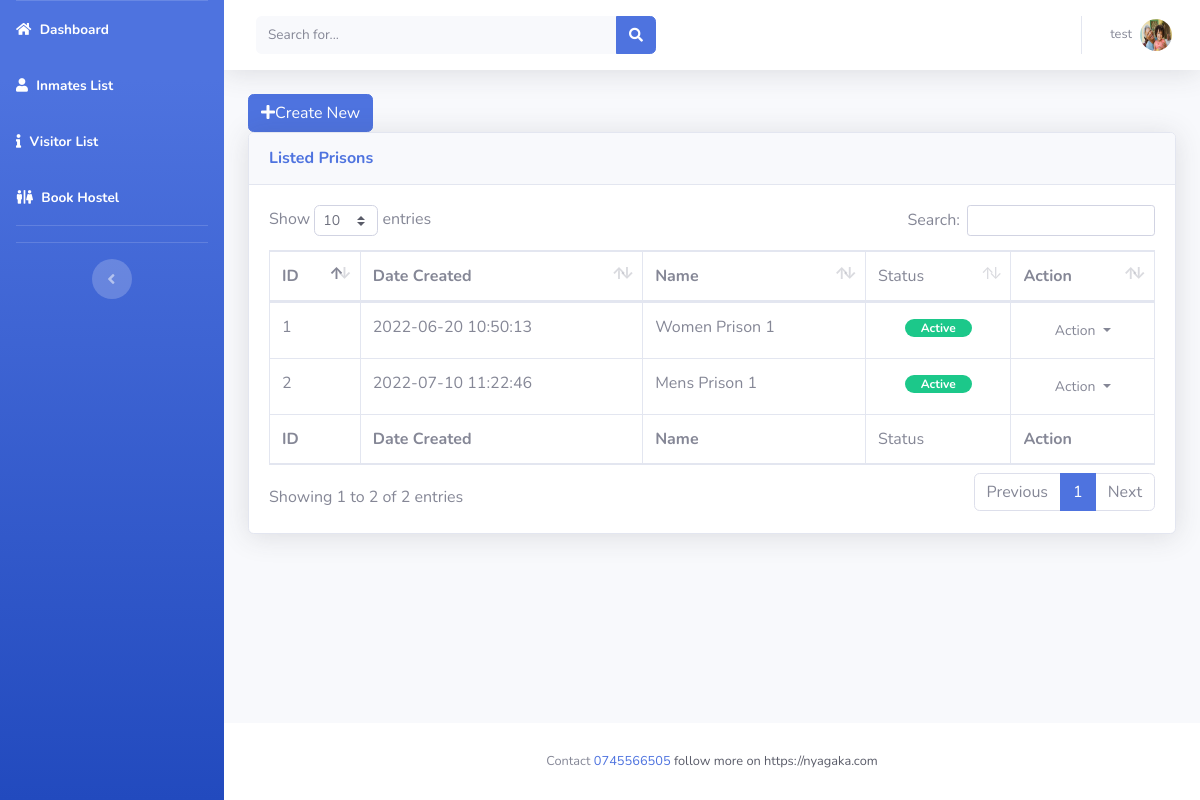
Screenshot of /manage-prisons.php (signed in) with the database file from the repository.
### tables this page shows
CREATE TABLE `users` (
  `id` int(11) NOT NULL,
  `fname` varchar(20) NOT NULL,
  `mname` varchar(20) NOT NULL,
  `lname` varchar(20) NOT NULL,
  `username` varchar(50) NOT NULL,
  `email` varchar(50) NOT NULL,
  `contact` varchar(50) NOT NULL,
  `password` varchar(50) NOT NULL,
  `creationdate` timestamp NOT NULL DEFAULT current_timestamp(),
  `status` int(11) NOT NULL,
  `profilepic` varchar(50) NOT NULL
);

CREATE TABLE `prisons` (
  `prison_id` int(11) NOT NULL,
  `pname` varchar(20) NOT NULL,
  `type` varchar(20) NOT NULL,
  `status` int(11) NOT NULL,
  `date_updated` datetime DEFAULT current_timestamp()
);

### manage-prisons.php (the view, shortened to what this page needs)
<?php
include('includes/config.php');
if (strlen($_SESSION['alogin']) == 0) {
    header('location: login.php');
}
else {
?>
<!DOCTYPE html>
<html lang="en">
<head>
    <link href="vendor/fontawesome-free/css/all.min.css" rel="stylesheet" type="text/css">
    <link href="css/sb-admin-2.min.css" rel="stylesheet">
    <link href="vendor/datatables/dataTables.bootstrap4.min.css" rel="stylesheet">
</head>
<body id="page-top">
    <div id="wrapper">
        <?php include "includes/sidebar.php"; ?>
        <div id="content-wrapper" class="d-flex flex-column">
            <div id="content">
                <?php include "includes/header.php"; ?>
                <div class="container-fluid">
                    <a href="add-prison.php" id="create_new" align="right" class="btn btn-flat btn-primary"><span class="fas fa-plus"></span>Create New</a>
                    <div class="card shadow mb-4">
                        <div class="card-header py-3">
                           <h6 class="m-0 font-weight-bold text-primary">Listed Prisons</h6>
                        </div>
                        <div class="card-body">
                            <div class="table-responsive">
                                <table class="table table-bordered" id="dataTable" width="100%" cellspacing="0">
                                    <thead>
                                    <tr>
                                    <th>ID</th>
                                    <th>Date Created</th>
                                        <th>Name</th>
                                        <td>Status</td>
                                        <th>Action</th>
                                    </tr>
                                    </thead>
                                    <tfoot>
                                    <tr>
                                        <th>ID</th>
                                        <th>Date Created</th>
                                        <th>Name</th>
                                        <td>Status</td>
                                        <th>Action</th>
                                    </tr>
                                    </tfoot>
                                    <tbody>
                                    <?php
                                    $sql = "SELECT prisons.* FROM prisons WHERE `status`=1";
                                        $query = $dbh->prepare($sql);
                                        $query->execute();
                                        $results = $query->fetchAll(PDO::FETCH_OBJ);
                                        $cnt = 1;
                                        if ($query->rowCount() > 0) {
                                            foreach ($results as $result) {
                                             ?>
                                    <tr>
                                    <td><?php echo htmlentities($cnt); ?></td>
                                    <td><?php echo htmlentities($result->date_updated); ?></td>
                                    <td><?php echo htmlentities($result->pname); ?></td>
                                    <td class="text-center">
                                <?php if($result->status == 1): ?>
                                    <span class="badge badge-success px-3 rounded-pill">Active</span>
                                <?php else: ?>
                                    <span class="badge badge-danger px-3 rounded-pill">Inactive</span>
                                <?php endif; ?>
                            </td>
                            <td align="center">
								 <button type="button" class="btn btn-flat p-1 btn-default btn-sm dropdown-toggle dropdown-icon" data-toggle="dropdown">
				                  		Action
				                  </button>
							</td>
                                    </tr>
                                    <?php $cnt = $cnt + 1;
                                            }
                                        } ?>
                                    </tbody>
                                </table>
                            </div>
                        </div>
                    </div>
                </div>
            </div>
            <?php include "includes/footer.php"; ?>
        </div>
    </div>
</body>
</html>
<?php } ?>

### includes/header.php (shortened to what this page needs)
<nav class="navbar navbar-expand navbar-light bg-white topbar mb-4 static-top shadow">
    <form class="d-none d-sm-inline-block form-inline mr-auto ml-md-3 my-2 my-md-0 mw-100 navbar-search">
        <div class="input-group">
            <input type="text" class="form-control bg-light border-0 small" placeholder="Search for..."
                   aria-label="Search" aria-describedby="basic-addon2">
            <div class="input-group-append">
                <button class="btn btn-primary" type="button">
                    <i class="fas fa-search fa-sm"></i>
                </button>
            </div>
        </div>
    </form>
    <ul class="navbar-nav ml-auto">
        <li class="nav-item dropdown no-arrow">
            <a class="nav-link dropdown-toggle" href="#" id="userDropdown" role="button"
               data-toggle="dropdown" aria-haspopup="true" aria-expanded="false">
                <span class="mr-2 d-none d-lg-inline text-gray-600 small">
                    <?php
                    $email = $_SESSION['alogin'];
                    $sql2 = "SELECT users.* FROM `users` WHERE `email`=:email and status=1 ;";
                    $query = $dbh->prepare($sql2);
                    $query->bindParam(':email', $email, PDO::PARAM_STR);
                    $query->execute();
                    $results = $query->fetchAll(PDO::FETCH_OBJ);
                    if ($query->rowCount() > 0) {
                        foreach ($results as $result) {
                            echo $result->username;
                        }
                    ?></span>
                    <img class="img-profile rounded-circle"
                         src="photo/<?php echo $result->profilepic;} ?>">
                </a>
        </li>
    </ul>
</nav>

### rows the page displays
users: username "test", profilepic (picture)
prisons: date_updated "2022-06-20 10:50:13", pname "Women Prison 1", status "Active"
prisons: date_updated "2022-07-10 11:22:46", pname "Mens Prison 1", status "Active"
